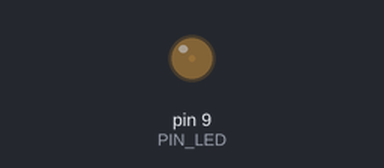
Recording of a sketch running on a simulated Arduino Uno, built with avr-gcc and run on an emulated ATmega328P. Shown: output pins drawn as LEDs (lit = HIGH).

Above: at 0.05 s.
At 0.95 s:
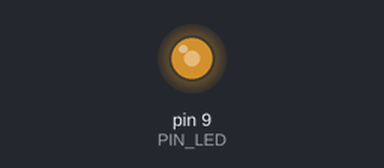
At 1.4 s:
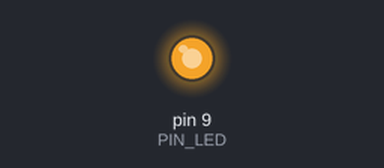
At 2.75 s:
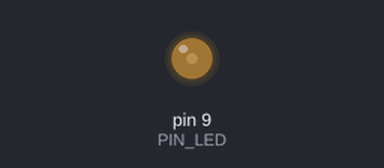
Timing chart, 0 to 7.0 s (numbered marks = the images above):
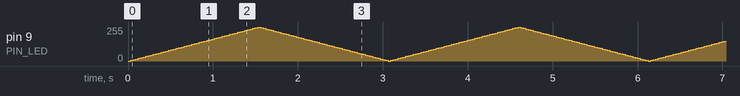

The sketch:

06_example_1.ino
```cpp
#define PIN_LED 9

int bright=0;
int fade=5;

void setup() {
  // put your setup code here, to run once:

  pinMode(PIN_LED,OUTPUT);

}

void loop() {
  // put your main code here, to run repeatedly:

  analogWrite(PIN_LED,bright);

  bright+=fade;

  if(bright<=0||bright>=255){
    fade=-fade;
  }

  delay(30);

}
```
